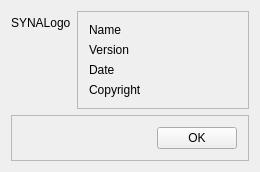
<?xml version="1.0" encoding="UTF-8"?>
<ui version="4.0">
 <class>Syn_AboutDlg</class>
 <widget class="QWidget" name="Syn_AboutDlg">
  <property name="windowModality">
   <enum>Qt::ApplicationModal</enum>
  </property>
  <property name="geometry">
   <rect>
    <x>0</x>
    <y>0</y>
    <width>260</width>
    <height>160</height>
   </rect>
  </property>
  <property name="windowTitle">
   <string>About Huangpu</string>
  </property>
  <layout class="QFormLayout" name="formLayout">
   <item row="0" column="0">
    <widget class="QLabel" name="LogoLabel">
     <property name="text">
      <string>SYNALogo</string>
     </property>
    </widget>
   </item>
   <item row="0" column="1">
    <widget class="QFrame" name="frame">
     <property name="frameShape">
      <enum>QFrame::StyledPanel</enum>
     </property>
     <property name="frameShadow">
      <enum>QFrame::Raised</enum>
     </property>
     <layout class="QFormLayout" name="formLayout_2">
      <item row="0" column="0">
       <widget class="QLabel" name="NameLabel">
        <property name="text">
         <string>Name</string>
        </property>
       </widget>
      </item>
      <item row="1" column="0">
       <widget class="QLabel" name="VersionLabel">
        <property name="text">
         <string>Version</string>
        </property>
       </widget>
      </item>
      <item row="2" column="0">
       <widget class="QLabel" name="DateLabel">
        <property name="text">
         <string>Date</string>
        </property>
       </widget>
      </item>
      <item row="3" column="0">
       <widget class="QLabel" name="CopyrightLabel">
        <property name="text">
         <string>Copyright</string>
        </property>
       </widget>
      </item>
     </layout>
    </widget>
   </item>
   <item row="1" column="0" colspan="2">
    <widget class="QFrame" name="frame_2">
     <property name="frameShape">
      <enum>QFrame::StyledPanel</enum>
     </property>
     <property name="frameShadow">
      <enum>QFrame::Raised</enum>
     </property>
     <layout class="QGridLayout" name="gridLayout_2">
      <item row="0" column="1">
       <widget class="QPushButton" name="OKPushButton">
        <property name="text">
         <string>OK</string>
        </property>
       </widget>
      </item>
      <item row="0" column="0">
       <spacer name="horizontalSpacer">
        <property name="orientation">
         <enum>Qt::Horizontal</enum>
        </property>
        <property name="sizeHint" stdset="0">
         <size>
          <width>40</width>
          <height>20</height>
         </size>
        </property>
       </spacer>
      </item>
     </layout>
    </widget>
   </item>
  </layout>
 </widget>
 <layoutdefault spacing="6" margin="11"/>
 <resources/>
 <connections/>
</ui>
